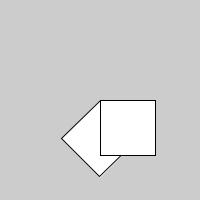
Frame 1 (no input)
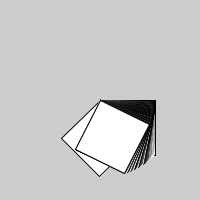
Frame 60 (the mouse pressed at the canvas centre just before this capture)
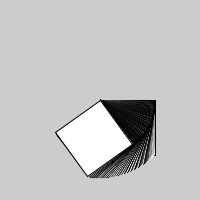
Frame 120 (the mouse held since frame 60 and released just before this capture)

The Processing sketch that drew these frames (run headless with seeded random() and noise(); from frame 60 on, the mouse is pressed at the canvas centre):

// Processing sketch: Rotate_6
// ── Rotate_6.pde
void setup() {
  size(200, 200);
  translate(100, 100);
  rotate(PI/4);
  rect(0, 0, 55, 55);
}
int i = 0;

void draw() {
  pushMatrix();
  translate(100, 100);
  rotate(i * PI/400);
  i++;  
  rect(0, 0, 55, 55);
  popMatrix();
}
  
